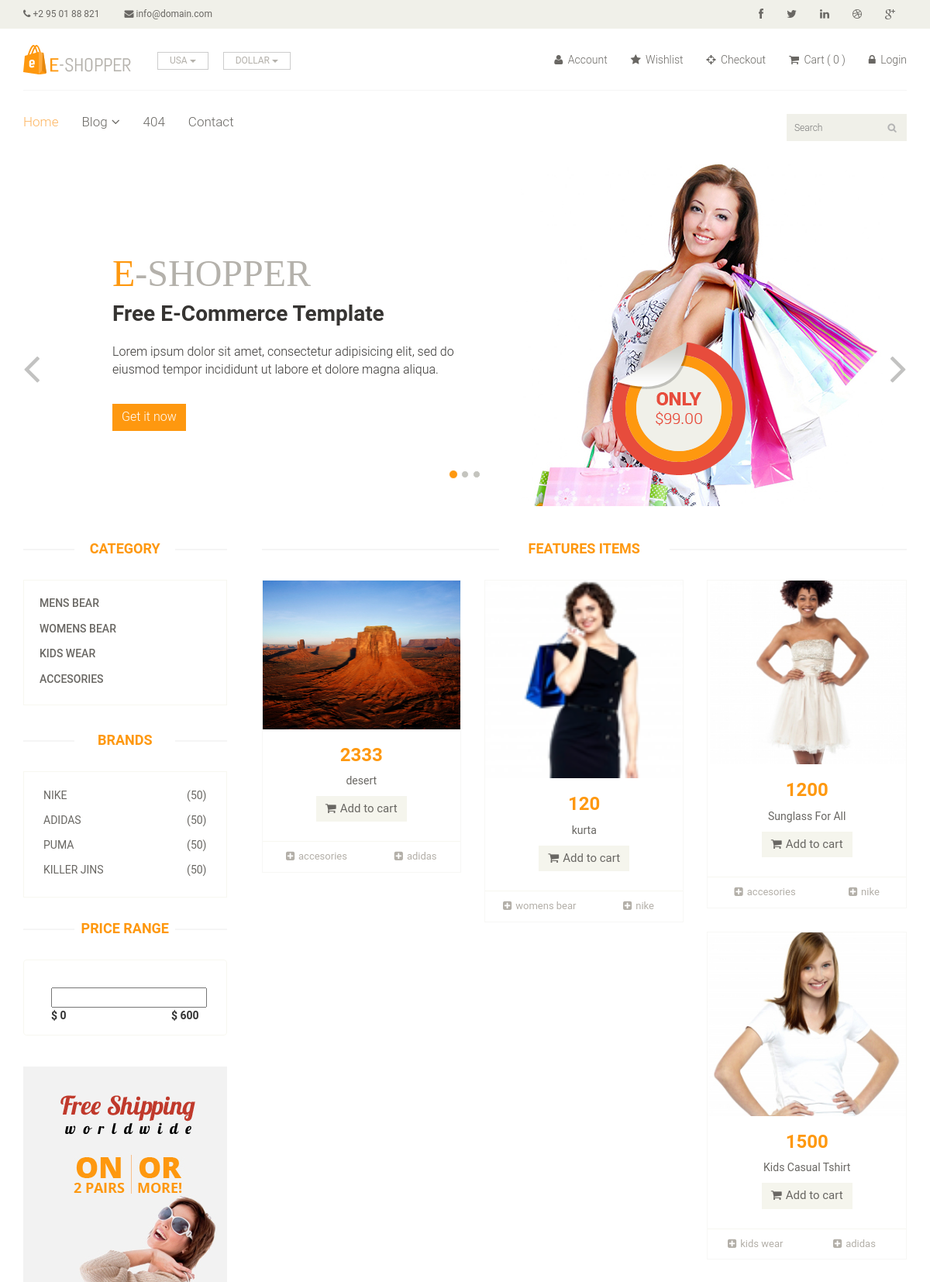
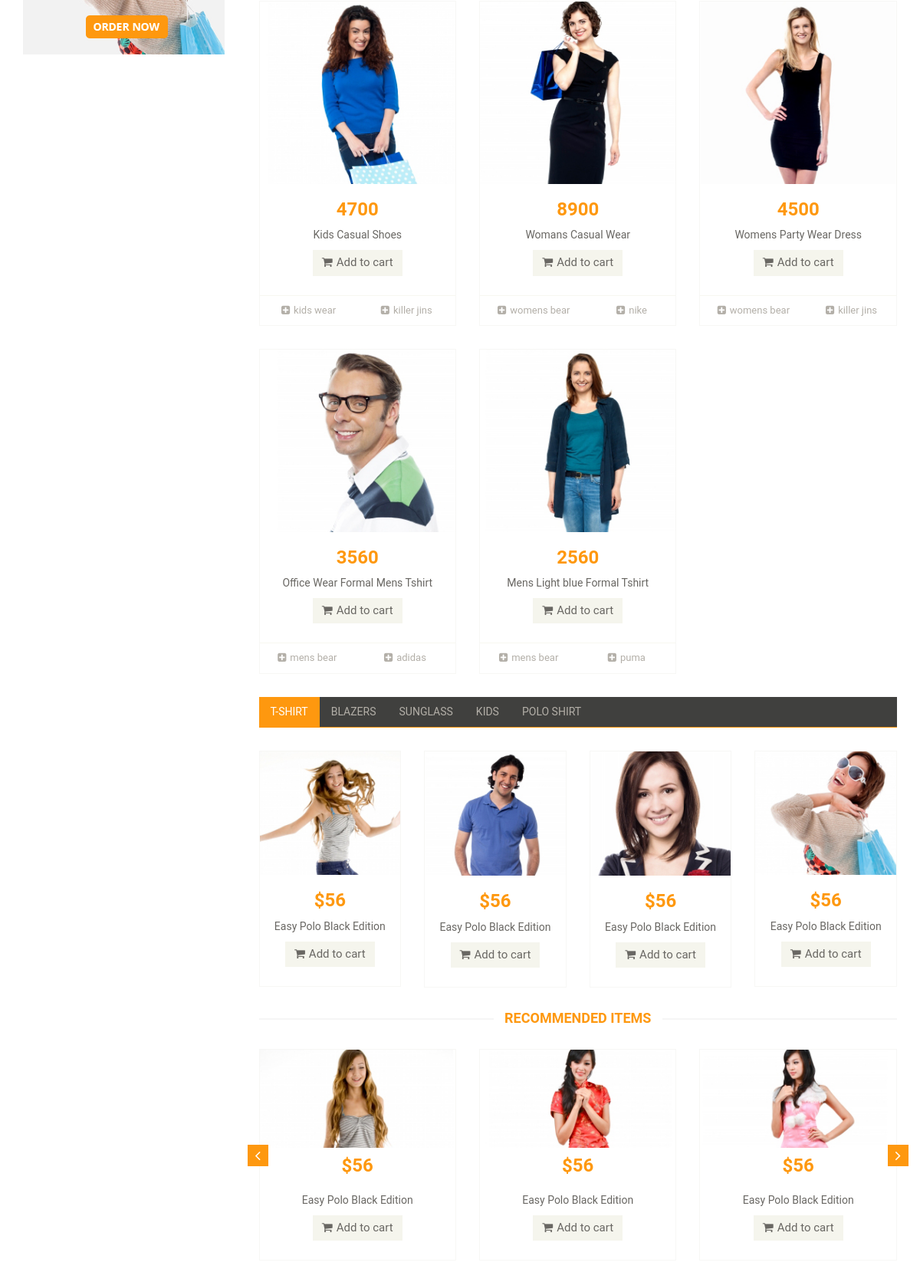
Page /project/index.php (upper part) on the committed database (2 pictures, top to bottom).
### tables this page shows
CREATE TABLE `categories` (
  `ca_id` int(11) NOT NULL,
  `ca_name` varchar(100) NOT NULL,
  `ca_time` timestamp NOT NULL DEFAULT CURRENT_TIMESTAMP ON UPDATE CURRENT_TIMESTAMP
);

CREATE TABLE `brands` (
  `br_id` int(11) NOT NULL,
  `br_name` varchar(100) NOT NULL,
  `br_time` timestamp NOT NULL DEFAULT CURRENT_TIMESTAMP ON UPDATE CURRENT_TIMESTAMP
);

CREATE TABLE `products` (
  `pro_id` int(11) NOT NULL,
  `pro_name` varchar(100) DEFAULT NULL,
  `pro_price` decimal(8,2) DEFAULT NULL,
  `pro_discount` tinyint(4) DEFAULT NULL,
  `pro_description` longtext,
  `pro_caid` int(11) DEFAULT NULL,
  `pro_brid` int(11) DEFAULT NULL,
  `pro_path` text,
  `pro_time` timestamp NOT NULL DEFAULT CURRENT_TIMESTAMP ON UPDATE CURRENT_TIMESTAMP
);

### project/index.php (the view, shortened to what this page needs)
<?php
require_once 'header.php';
require_once 'slider.php';
 ?>
	<section>
		<div class="container">
			<div class="row">
				<div class="col-sm-3">
					<?php
require_once 'sidebar.php';
					 ?>
					</div>
				</div>
				<div class="col-sm-9 padding-right">
					<div class="features_items">
						<h2 class="title text-center">Features Items</h2>
<?php
$str ="select pro_id,pro_name,pro_price,pro_discount,pro_description,pro_path,br_name,ca_name from brands,categories,products where br_id=pro_brid and ca_id=pro_caid order by pro_id desc";
$res=mysqli_query($conn,$str) or die(mysqli_error($conn));
 if($res->num_rows>0):
 	while($ans=$res->fetch_array(MYSQLI_ASSOC)):
 ?>
						<div class="col-sm-4">
							<div class="product-image-wrapper">
								<div class="single-products">
										<div class="productinfo text-center">
<img src="<?php echo $ans['pro_path'];  ?>" alt="" />
<h2><?php echo round($ans['pro_price']) ;?></h2>
<p><?php echo $ans['pro_name']; ?></p>
											<a href="#" class="btn btn-default add-to-cart"><i class="fa fa-shopping-cart"></i>Add to cart</a>
										</div>
										<div class="product-overlay">
											<div class="overlay-content">
											</div>
										</div>
								</div>
								<div class="choose">
									<ul class="nav nav-pills nav-justified">
										<li><a href="#"><i class="fa fa-plus-square"></i><?php echo $ans['ca_name']; ?></a></li>
										<li><a href="#"><i class="fa fa-plus-square"></i><?php echo $ans['br_name']; ?></a></li>
									</ul>
								</div>
							</div>
						</div>
<?php
endwhile;
endif;
 ?>
					</div>
					<div class="category-tab">
						<div class="col-sm-12">
							<ul class="nav nav-tabs">
								<li class="active"><a href="#tshirt" data-toggle="tab">T-Shirt</a></li>
								<li><a href="#blazers" data-toggle="tab">Blazers</a></li>
								<li><a href="#sunglass" data-toggle="tab">Sunglass</a></li>
								<li><a href="#kids" data-toggle="tab">Kids</a></li>
								<li><a href="#poloshirt" data-toggle="tab">Polo shirt</a></li>
							</ul>
						</div>
						<div class="tab-content">
							<div class="tab-pane fade active in" id="tshirt" >
								<div class="col-sm-3">
									<div class="product-image-wrapper">
										<div class="single-products">
											<div class="productinfo text-center">
												<img src="images/home/gallery1.jpg" alt="" />
												<h2>$56</h2>
												<p>Easy Polo Black Edition</p>
												<a href="#" class="btn btn-default add-to-cart"><i class="fa fa-shopping-cart"></i>Add to cart</a>
											</div>
										</div>
									</div>
								</div>
								<div class="col-sm-3">
									<div class="product-image-wrapper">
										<div class="single-products">
											<div class="productinfo text-center">
												<img src="images/home/gallery2.jpg" alt="" />
												<h2>$56</h2>
												<p>Easy Polo Black Edition</p>
												<a href="#" class="btn btn-default add-to-cart"><i class="fa fa-shopping-cart"></i>Add to cart</a>
											</div>
										</div>
									</div>
								</div>
								<div class="col-sm-3">
									<div class="product-image-wrapper">
										<div class="single-products">
											<div class="productinfo text-center">
												<img src="images/home/gallery3.jpg" alt="" />
												<h2>$56</h2>
												<p>Easy Polo Black Edition</p>
												<a href="#" class="btn btn-default add-to-cart"><i class="fa fa-shopping-cart"></i>Add to cart</a>
											</div>
										</div>
									</div>
								</div>
								<div class="col-sm-3">
									<div class="product-image-wrapper">
										<div class="single-products">
											<div class="productinfo text-center">
												<img src="images/home/gallery4.jpg" alt="" />
												<h2>$56</h2>
												<p>Easy Polo Black Edition</p>
												<a href="#" class="btn btn-default add-to-cart"><i class="fa fa-shopping-cart"></i>Add to cart</a>
											</div>
										</div>
									</div>
								</div>
							</div>
						</div>
					</div>
					<div class="recommended_items">
						<h2 class="title text-center">recommended items</h2>
						<div id="recommended-item-carousel" class="carousel slide" data-ride="carousel">
							<div class="carousel-inner">
								<div class="item active">
									<div class="col-sm-4">
										<div class="product-image-wrapper">
											<div class="single-products">
												<div class="productinfo text-center">
													<img src="images/home/recommend1.jpg" alt="" />
													<h2>$56</h2>
													<p>Easy Polo Black Edition</p>
													<a href="#" class="btn btn-default add-to-cart"><i class="fa fa-shopping-cart"></i>Add to cart</a>
												</div>
											</div>
										</div>
									</div>
									<div class="col-sm-4">
										<div class="product-image-wrapper">
											<div class="single-products">
												<div class="productinfo text-center">
													<img src="images/home/recommend2.jpg" alt="" />
													<h2>$56</h2>
													<p>Easy Polo Black Edition</p>
													<a href="#" class="btn btn-default add-to-cart"><i class="fa fa-shopping-cart"></i>Add to cart</a>
												</div>
											</div>
										</div>
									</div>
									<div class="col-sm-4">
										<div class="product-image-wrapper">
											<div class="single-products">
												<div class="productinfo text-center">
													<img src="images/home/recommend3.jpg" alt="" />
													<h2>$56</h2>
													<p>Easy Polo Black Edition</p>
													<a href="#" class="btn btn-default add-to-cart"><i class="fa fa-shopping-cart"></i>Add to cart</a>
												</div>
											</div>
										</div>
									</div>
								</div>
							</div>
							 <a class="left recommended-item-control" href="#recommended-item-carousel" data-slide="prev">
								<i class="fa fa-angle-left"></i>
							  </a>
							  <a class="right recommended-item-control" href="#recommended-item-carousel" data-slide="next">
								<i class="fa fa-angle-right"></i>
							  </a>
						</div>
					</div>
				</div>
			</div>
		</div>
	</section>
	<?php
require_once 'footer.php';
	 ?>

### project/sidebar.php
<div class="left-sidebar">
						<h2>Category</h2>
						<div class="panel-group category-products" id="accordian">
<?php
$str= "select ca_id,ca_name from categories";
$res= mysqli_query($conn,$str) or die(mysqli_error($conn));
if($res->num_rows>0):
while($ans=$res->fetch_array(MYSQLI_ASSOC)):
?>
<div class="panel panel-default">
<div class="panel-heading">
<h4 class="panel-title"><a href="category-wise-product.php?catid=<?php echo $ans['ca_id'] ?>">
<?php
echo $ans['ca_name'];
 ?>
</a></h4>
</div>
</div>
		<?php
endwhile;
endif;
?>
						</div>
						<div class="brands_products">
							<h2>Brands</h2>
							<div class="brands-name">
								<ul class="nav nav-pills nav-stacked">
<?php
$str= "select br_id,br_name from brands";
$res= mysqli_query($conn,$str) or die(mysqli_error($conn));
if($res->num_rows>0):
while($ans=$res->fetch_array(MYSQLI_ASSOC)):
?>
				<li><a href="#" class="filter_brand" for="<?php echo $ans['br_id']; ?>"> <span class="pull-right">(50)</span>
<?php
echo $ans['br_name'];
 ?>
				</a></li>
<?php
endwhile;
endif;
?>
								</ul>
							</div>
						</div>
						<div class="price-range">
							<h2>Price Range</h2>
							<div class="well text-center">
								 <input type="text" class="span2" value="" data-slider-min="0" data-slider-max="600" data-slider-step="5" data-slider-value="[250,450]" id="sl2" ><br />
								 <b class="pull-left">$ 0</b> <b class="pull-right">$ 600</b>
							</div>
						</div>
						<div class="shipping text-center">
							<img src="images/home/shipping.jpg" alt="" />
						</div>

### rows in the picture
categories: ca_name "MENS BEAR"
categories: ca_name "WOMENS BEAR"
categories: ca_name "KIDS WEAR"
categories: ca_name "ACCESORIES"
brands: br_name "NIKE", products.pro_path (picture), products.pro_price "120", products.pro_name "kurta", categories.ca_name "womens bear", br_name "nike", products.pro_price "1200", products.pro_name "Sunglass For All", categories.ca_name "accesories", products.pro_price "8900", products.pro_name "Womans Casual Wear"
brands: br_name "ADIDAS", products.pro_path (picture), products.pro_price "2333", products.pro_name "desert", categories.ca_name "accesories", br_name "adidas", products.pro_price "1500", products.pro_name "Kids Casual Tshirt", categories.ca_name "kids wear", products.pro_price "3560", products.pro_name "Office Wear Formal Mens Tshirt", categories.ca_name "mens bear"
brands: br_name "PUMA", products.pro_path (picture), products.pro_price "2560", products.pro_name "Mens Light blue Formal Tshirt", categories.ca_name "mens bear", br_name "puma"
brands: br_name "KILLER JINS", products.pro_path (picture), products.pro_price "4700", products.pro_name "Kids Casual Shoes", categories.ca_name "kids wear", br_name "killer jins", products.pro_price "4500", products.pro_name "Womens Party Wear Dress", categories.ca_name "womens bear"
